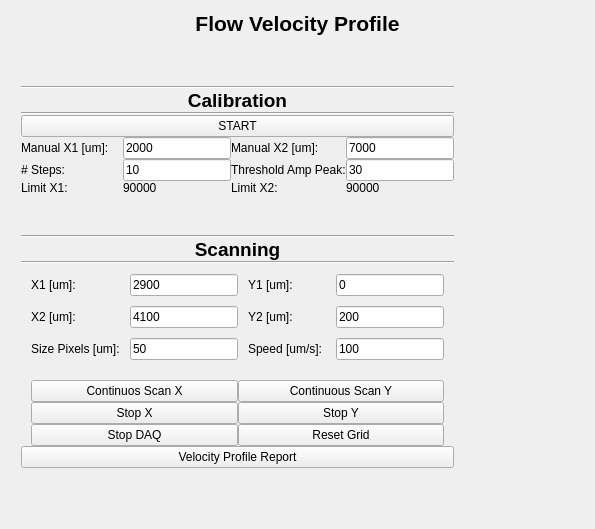
     <widget class="QWidget" name="page_calib">
      <property name="styleSheet">
       <string notr="true">font: 12pt &quot;Segoe UI&quot;;</string>
      </property>
      <layout class="QVBoxLayout" name="verticalLayout_11">
       <item>
        <layout class="QVBoxLayout" name="verticalLayout_10">
         <property name="spacing">
          <number>0</number>
         </property>
         <item>
          <widget class="QLabel" name="label_44">
           <property name="sizePolicy">
            <sizepolicy hsizetype="Preferred" vsizetype="Fixed">
             <horstretch>0</horstretch>
             <verstretch>0</verstretch>
            </sizepolicy>
           </property>
           <property name="text">
            <string>&lt;html&gt;&lt;head/&gt;&lt;body&gt;&lt;p align=&quot;center&quot;&gt;&lt;span style=&quot; font-size:16pt; font-weight:700;&quot;&gt;Flow Velocity Profile&lt;/span&gt;&lt;/p&gt;&lt;/body&gt;&lt;/html&gt;</string>
           </property>
          </widget>
         </item>
         <item>
          <layout class="QHBoxLayout" name="horizontalLayout_17">
           <property name="spacing">
            <number>10</number>
           </property>
           <property name="sizeConstraint">
            <enum>QLayout::SetFixedSize</enum>
           </property>
           <property name="leftMargin">
            <number>10</number>
           </property>
           <property name="topMargin">
            <number>10</number>
           </property>
           <property name="rightMargin">
            <number>10</number>
           </property>
           <property name="bottomMargin">
            <number>10</number>
           </property>
           <item>
            <layout class="QVBoxLayout" name="verticalLayout_8">
             <property name="spacing">
              <number>0</number>
             </property>
             <property name="sizeConstraint">
              <enum>QLayout::SetMinimumSize</enum>
             </property>
             <item>
              <spacer name="verticalSpacer_10">
               <property name="orientation">
                <enum>Qt::Vertical</enum>
               </property>
               <property name="sizeHint" stdset="0">
                <size>
                 <width>20</width>
                 <height>40</height>
                </size>
               </property>
              </spacer>
             </item>
             <item>
              <widget class="Line" name="line_15">
               <property name="orientation">
                <enum>Qt::Horizontal</enum>
               </property>
              </widget>
             </item>
             <item>
              <widget class="QLabel" name="label_45">
               <property name="sizePolicy">
                <sizepolicy hsizetype="Preferred" vsizetype="Minimum">
                 <horstretch>0</horstretch>
                 <verstretch>0</verstretch>
                </sizepolicy>
               </property>
               <property name="text">
                <string>&lt;html&gt;&lt;head/&gt;&lt;body&gt;&lt;p align=&quot;center&quot;&gt;&lt;span style=&quot; font-size:14pt; font-weight:700;&quot;&gt;Calibration&lt;/span&gt;&lt;/p&gt;&lt;/body&gt;&lt;/html&gt;</string>
               </property>
               <property name="alignment">
                <set>Qt::AlignCenter</set>
               </property>
              </widget>
             </item>
             <item>
              <widget class="Line" name="line_16">
               <property name="orientation">
                <enum>Qt::Horizontal</enum>
               </property>
              </widget>
             </item>
             <item>
              <widget class="QPushButton" name="Vel_Start_Calib">
               <property name="sizePolicy">
                <sizepolicy hsizetype="Minimum" vsizetype="Fixed">
                 <horstretch>0</horstretch>
                 <verstretch>0</verstretch>
                </sizepolicy>
               </property>
               <property name="text">
                <string>START</string>
               </property>
              </widget>
             </item>
             <item>
              <layout class="QGridLayout" name="gridLayout_5">
               <property name="sizeConstraint">
                <enum>QLayout::SetFixedSize</enum>
               </property>
               <item row="2" column="1">
                <widget class="QLineEdit" name="Vel_Steps_Calib">
                 <property name="sizePolicy">
                  <sizepolicy hsizetype="Minimum" vsizetype="Fixed">
                   <horstretch>0</horstretch>
                   <verstretch>0</verstretch>
                  </sizepolicy>
                 </property>
                 <property name="text">
                  <string>10</string>
                 </property>
                </widget>
               </item>
               <item row="3" column="1">
                <widget class="QLabel" name="Vel_Limit_X1">
                 <property name="sizePolicy">
                  <sizepolicy hsizetype="Minimum" vsizetype="Preferred">
                   <horstretch>0</horstretch>
                   <verstretch>0</verstretch>
                  </sizepolicy>
                 </property>
                 <property name="text">
                  <string>90000</string>
                 </property>
                </widget>
               </item>
               <item row="2" column="0">
                <widget class="QLabel" name="label_31">
                 <property name="sizePolicy">
                  <sizepolicy hsizetype="Minimum" vsizetype="Preferred">
                   <horstretch>0</horstretch>
                   <verstretch>0</verstretch>
                  </sizepolicy>
                 </property>
                 <property name="text">
                  <string># Steps:</string>
                 </property>
                </widget>
               </item>
               <item row="1" column="1">
                <widget class="QLineEdit" name="Vel_Manual_X1">
                 <property name="sizePolicy">
                  <sizepolicy hsizetype="Minimum" vsizetype="Fixed">
                   <horstretch>0</horstretch>
                   <verstretch>0</verstretch>
                  </sizepolicy>
                 </property>
                 <property name="text">
                  <string>2000</string>
                 </property>
                </widget>
               </item>
               <item row="1" column="0">
                <widget class="QLabel" name="label_30">
                 <property name="sizePolicy">
                  <sizepolicy hsizetype="Minimum" vsizetype="Fixed">
                   <horstretch>0</horstretch>
                   <verstretch>0</verstretch>
                  </sizepolicy>
                 </property>
                 <property name="text">
                  <string>Manual X1 [um]:</string>
                 </property>
                </widget>
               </item>
               <item row="2" column="2">
                <widget class="QLabel" name="label_47">
                 <property name="sizePolicy">
                  <sizepolicy hsizetype="Minimum" vsizetype="Fixed">
                   <horstretch>0</horstretch>
                   <verstretch>0</verstretch>
                  </sizepolicy>
                 </property>
                 <property name="text">
                  <string>Threshold Amp Peak:</string>
                 </property>
                </widget>
               </item>
               <item row="3" column="2">
                <widget class="QLabel" name="label_48">
                 <property name="sizePolicy">
                  <sizepolicy hsizetype="Minimum" vsizetype="Fixed">
                   <horstretch>0</horstretch>
                   <verstretch>0</verstretch>
                  </sizepolicy>
                 </property>
                 <property name="text">
                  <string>Limit X2:</string>
                 </property>
                </widget>
               </item>
               <item row="1" column="2">
                <widget class="QLabel" name="label_46">
                 <property name="sizePolicy">
                  <sizepolicy hsizetype="Minimum" vsizetype="Fixed">
                   <horstretch>0</horstretch>
                   <verstretch>0</verstretch>
                  </sizepolicy>
                 </property>
                 <property name="text">
                  <string>Manual X2 [um]:</string>
                 </property>
                </widget>
               </item>
               <item row="3" column="0">
                <widget class="QLabel" name="label_32">
                 <property name="sizePolicy">
                  <sizepolicy hsizetype="Minimum" vsizetype="Preferred">
                   <horstretch>0</horstretch>
                   <verstretch>0</verstretch>
                  </sizepolicy>
                 </property>
                 <property name="text">
                  <string>Limit X1:</string>
                 </property>
                </widget>
               </item>
               <item row="1" column="3">
                <widget class="QLineEdit" name="Vel_Manual_X2">
                 <property name="sizePolicy">
                  <sizepolicy hsizetype="Minimum" vsizetype="Fixed">
                   <horstretch>0</horstretch>
                   <verstretch>0</verstretch>
                  </sizepolicy>
                 </property>
                 <property name="text">
                  <string>7000</string>
                 </property>
                </widget>
               </item>
               <item row="2" column="3">
                <widget class="QLineEdit" name="Vel_Threshold_Peak">
                 <property name="sizePolicy">
                  <sizepolicy hsizetype="Minimum" vsizetype="Fixed">
                   <horstretch>0</horstretch>
                   <verstretch>0</verstretch>
                  </sizepolicy>
                 </property>
                 <property name="text">
                  <string>30</string>
                 </property>
                </widget>
               </item>
               <item row="3" column="3">
                <widget class="QLabel" name="Vel_Limit_X2">
                 <property name="sizePolicy">
                  <sizepolicy hsizetype="Minimum" vsizetype="Preferred">
                   <horstretch>0</horstretch>
                   <verstretch>0</verstretch>
                  </sizepolicy>
                 </property>
                 <property name="text">
                  <string>90000</string>
                 </property>
                </widget>
               </item>
              </layout>
             </item>
             <item>
              <spacer name="verticalSpacer_6">
               <property name="orientation">
                <enum>Qt::Vertical</enum>
               </property>
               <property name="sizeHint" stdset="0">
                <size>
                 <width>20</width>
                 <height>40</height>
                </size>
               </property>
              </spacer>
             </item>
             <item>
              <widget class="Line" name="line_17">
               <property name="orientation">
                <enum>Qt::Horizontal</enum>
               </property>
              </widget>
             </item>
             <item>
              <widget class="QLabel" name="label_49">
               <property name="sizePolicy">
                <sizepolicy hsizetype="Preferred" vsizetype="Minimum">
                 <horstretch>0</horstretch>
                 <verstretch>0</verstretch>
                </sizepolicy>
               </property>
               <property name="text">
                <string>&lt;html&gt;&lt;head/&gt;&lt;body&gt;&lt;p align=&quot;center&quot;&gt;&lt;span style=&quot; font-size:14pt; font-weight:700;&quot;&gt;Scanning&lt;/span&gt;&lt;/p&gt;&lt;/body&gt;&lt;/html&gt;</string>
               </property>
               <property name="alignment">
                <set>Qt::AlignCenter</set>
               </property>
              </widget>
             </item>
             <item>
              <widget class="Line" name="line_18">
               <property name="orientation">
                <enum>Qt::Horizontal</enum>
               </property>
              </widget>
             </item>
             <item>
              <layout class="QGridLayout" name="gridLayout_7">
               <property name="sizeConstraint">
                <enum>QLayout::SetFixedSize</enum>
               </property>
               <property name="leftMargin">
                <number>10</number>
               </property>
               <property name="topMargin">
                <number>10</number>
               </property>
               <property name="rightMargin">
                <number>10</number>
               </property>
               <property name="bottomMargin">
                <number>10</number>
               </property>
               <property name="spacing">
                <number>10</number>
               </property>
               <item row="2" column="2">
                <widget class="QLabel" name="label_41">
                 <property name="text">
                  <string>Speed [um/s]: </string>
                 </property>
                </widget>
               </item>
               <item row="2" column="3">
                <widget class="QLineEdit" name="lineEdit_speed_ums">
                 <property name="sizePolicy">
                  <sizepolicy hsizetype="Minimum" vsizetype="Fixed">
                   <horstretch>0</horstretch>
                   <verstretch>0</verstretch>
                  </sizepolicy>
                 </property>
                 <property name="text">
                  <string>100</string>
                 </property>
                </widget>
               </item>
               <item row="1" column="3">
                <widget class="QLineEdit" name="lineEdit_y2_scan">
                 <property name="sizePolicy">
                  <sizepolicy hsizetype="Minimum" vsizetype="Fixed">
                   <horstretch>0</horstretch>
                   <verstretch>0</verstretch>
                  </sizepolicy>
                 </property>
                 <property name="text">
                  <string>200</string>
                 </property>
                </widget>
               </item>
               <item row="0" column="2">
                <widget class="QLabel" name="label_35">
                 <property name="text">
                  <string>Y1 [um]:</string>
                 </property>
                </widget>
               </item>
               <item row="1" column="0">
                <widget class="QLabel" name="label_34">
                 <property name="text">
                  <string>X2 [um]:</string>
                 </property>
                </widget>
               </item>
               <item row="0" column="1">
                <widget class="QLineEdit" name="lineEdit_x1_scan">
                 <property name="sizePolicy">
                  <sizepolicy hsizetype="Minimum" vsizetype="Fixed">
                   <horstretch>0</horstretch>
                   <verstretch>0</verstretch>
                  </sizepolicy>
                 </property>
                 <property name="text">
                  <string>2900</string>
                 </property>
                </widget>
               </item>
               <item row="0" column="3">
                <widget class="QLineEdit" name="lineEdit_y1_scan">
                 <property name="sizePolicy">
                  <sizepolicy hsizetype="Minimum" vsizetype="Fixed">
                   <horstretch>0</horstretch>
                   <verstretch>0</verstretch>
                  </sizepolicy>
                 </property>
                 <property name="text">
                  <string>0</string>
                 </property>
                </widget>
               </item>
               <item row="0" column="0">
                <widget class="QLabel" name="label_33">
                 <property name="text">
                  <string>X1 [um]:</string>
                 </property>
                </widget>
               </item>
               <item row="2" column="0">
                <widget class="QLabel" name="label_38">
                 <property name="text">
                  <string>Size Pixels [um]:</string>
                 </property>
                </widget>
               </item>
               <item row="1" column="2">
                <widget class="QLabel" name="label_36">
                 <property name="text">
                  <string>Y2 [um]:</string>
                 </property>
                </widget>
               </item>
               <item row="2" column="1">
                <widget class="QLineEdit" name="lineEdit_Pixel_size">
                 <property name="sizePolicy">
                  <sizepolicy hsizetype="Minimum" vsizetype="Fixed">
                   <horstretch>0</horstretch>
                   <verstretch>0</verstretch>
                  </sizepolicy>
                 </property>
                 <property name="text">
                  <string>50</string>
                 </property>
                </widget>
               </item>
               <item row="1" column="1">
                <widget class="QLineEdit" name="lineEdit_x2_scan">
                 <property name="sizePolicy">
                  <sizepolicy hsizetype="Minimum" vsizetype="Fixed">
                   <horstretch>0</horstretch>
                   <verstretch>0</verstretch>
                  </sizepolicy>
                 </property>
                 <property name="text">
                  <string>4100</string>
                 </property>
                </widget>
               </item>
              </layout>
             </item>
             <item>
              <layout class="QGridLayout" name="gridLayout_4">
               <property name="leftMargin">
                <number>10</number>
               </property>
               <property name="topMargin">
                <number>10</number>
               </property>
               <property name="rightMargin">
                <number>10</number>
               </property>
               <item row="1" column="1">
                <widget class="QPushButton" name="Stop_Y_but">
                 <property name="sizePolicy">
                  <sizepolicy hsizetype="Minimum" vsizetype="Fixed">
                   <horstretch>0</horstretch>
                   <verstretch>0</verstretch>
                  </sizepolicy>
                 </property>
                 <property name="text">
                  <string>Stop Y</string>
                 </property>
                </widget>
               </item>
               <item row="1" column="0">
                <widget class="QPushButton" name="Stop_x_but">
                 <property name="sizePolicy">
                  <sizepolicy hsizetype="Minimum" vsizetype="Fixed">
                   <horstretch>0</horstretch>
                   <verstretch>0</verstretch>
                  </sizepolicy>
                 </property>
                 <property name="text">
                  <string>Stop X</string>
                 </property>
                </widget>
               </item>
               <item row="0" column="1">
                <widget class="QPushButton" name="continuous_scanY_but">
                 <property name="sizePolicy">
                  <sizepolicy hsizetype="Minimum" vsizetype="Fixed">
                   <horstretch>0</horstretch>
                   <verstretch>0</verstretch>
                  </sizepolicy>
                 </property>
                 <property name="text">
                  <string>Continuous Scan Y</string>
                 </property>
                </widget>
               </item>
               <item row="0" column="0">
                <widget class="QPushButton" name="continuous_scanX_but">
                 <property name="sizePolicy">
                  <sizepolicy hsizetype="Minimum" vsizetype="Fixed">
                   <horstretch>0</horstretch>
                   <verstretch>0</verstretch>
                  </sizepolicy>
                 </property>
                 <property name="text">
                  <string>Continuos Scan X</string>
                 </property>
                </widget>
               </item>
               <item row="2" column="0">
                <widget class="QPushButton" name="Step_Step_but">
                 <property name="sizePolicy">
                  <sizepolicy hsizetype="Minimum" vsizetype="Fixed">
                   <horstretch>0</horstretch>
                   <verstretch>0</verstretch>
                  </sizepolicy>
                 </property>
                 <property name="text">
                  <string>Stop DAQ</string>
                 </property>
                </widget>
               </item>
               <item row="2" column="1">
                <widget class="QPushButton" name="Calib_Reset_Scan_but">
                 <property name="sizePolicy">
                  <sizepolicy hsizetype="Minimum" vsizetype="Fixed">
                   <horstretch>0</horstretch>
                   <verstretch>0</verstretch>
                  </sizepolicy>
                 </property>
                 <property name="text">
                  <string>Reset Grid</string>
                 </property>
                </widget>
               </item>
              </layout>
             </item>
             <item>
              <widget class="QPushButton" name="Vel_Report">
               <property name="sizePolicy">
                <sizepolicy hsizetype="Minimum" vsizetype="Fixed">
                 <horstretch>0</horstretch>
                 <verstretch>0</verstretch>
                </sizepolicy>
               </property>
               <property name="text">
                <string>Velocity Profile Report</string>
               </property>
              </widget>
             </item>
             <item>
              <spacer name="verticalSpacer_9">
               <property name="orientation">
                <enum>Qt::Vertical</enum>
               </property>
               <property name="sizeHint" stdset="0">
                <size>
                 <width>20</width>
                 <height>40</height>
                </size>
               </property>
              </spacer>
             </item>
            </layout>
           </item>
           <item>
            <spacer name="horizontalSpacer_9">
             <property name="orientation">
              <enum>Qt::Horizontal</enum>
             </property>
             <property name="sizeType">
              <enum>QSizePolicy::Expanding</enum>
             </property>
             <property name="sizeHint" stdset="0">
              <size>
               <width>40</width>
               <height>20</height>
              </size>
             </property>
            </spacer>
           </item>
           <item>
            <layout class="QVBoxLayout" name="verticalLayout_9">
             <property name="spacing">
              <number>10</number>
             </property>
             <property name="leftMargin">
              <number>10</number>
             </property>
             <property name="topMargin">
              <number>10</number>
             </property>
             <property name="rightMargin">
              <number>10</number>
             </property>
             <property name="bottomMargin">
              <number>10</number>
             </property>
             <item>
              <spacer name="verticalSpacer_8">
               <property name="orientation">
                <enum>Qt::Vertical</enum>
               </property>
               <property name="sizeType">
                <enum>QSizePolicy::Expanding</enum>
               </property>
               <property name="sizeHint" stdset="0">
                <size>
                 <width>20</width>
                 <height>40</height>
                </size>
               </property>
              </spacer>
             </item>
             <item>
              <layout class="QVBoxLayout" name="Layout_table_Scan">
               <property name="spacing">
                <number>5</number>
               </property>
               <property name="sizeConstraint">
                <enum>QLayout::SetMaximumSize</enum>
               </property>
               <property name="leftMargin">
                <number>5</number>
               </property>
               <property name="topMargin">
                <number>5</number>
               </property>
               <property name="rightMargin">
                <number>5</number>
               </property>
               <property name="bottomMargin">
                <number>5</number>
               </property>
              </layout>
             </item>
             <item>
              <spacer name="verticalSpacer_7">
               <property name="orientation">
                <enum>Qt::Vertical</enum>
               </property>
               <property name="sizeType">
                <enum>QSizePolicy::Expanding</enum>
               </property>
               <property name="sizeHint" stdset="0">
                <size>
                 <width>20</width>
                 <height>40</height>
                </size>
               </property>
              </spacer>
             </item>
            </layout>
           </item>
           <item>
            <spacer name="horizontalSpacer_10">
             <property name="orientation">
              <enum>Qt::Horizontal</enum>
             </property>
             <property name="sizeType">
              <enum>QSizePolicy::Expanding</enum>
             </property>
             <property name="sizeHint" stdset="0">
              <size>
               <width>40</width>
               <height>20</height>
              </size>
             </property>
            </spacer>
           </item>
          </layout>
         </item>
        </layout>
       </item>
      </layout>
     </widget>
